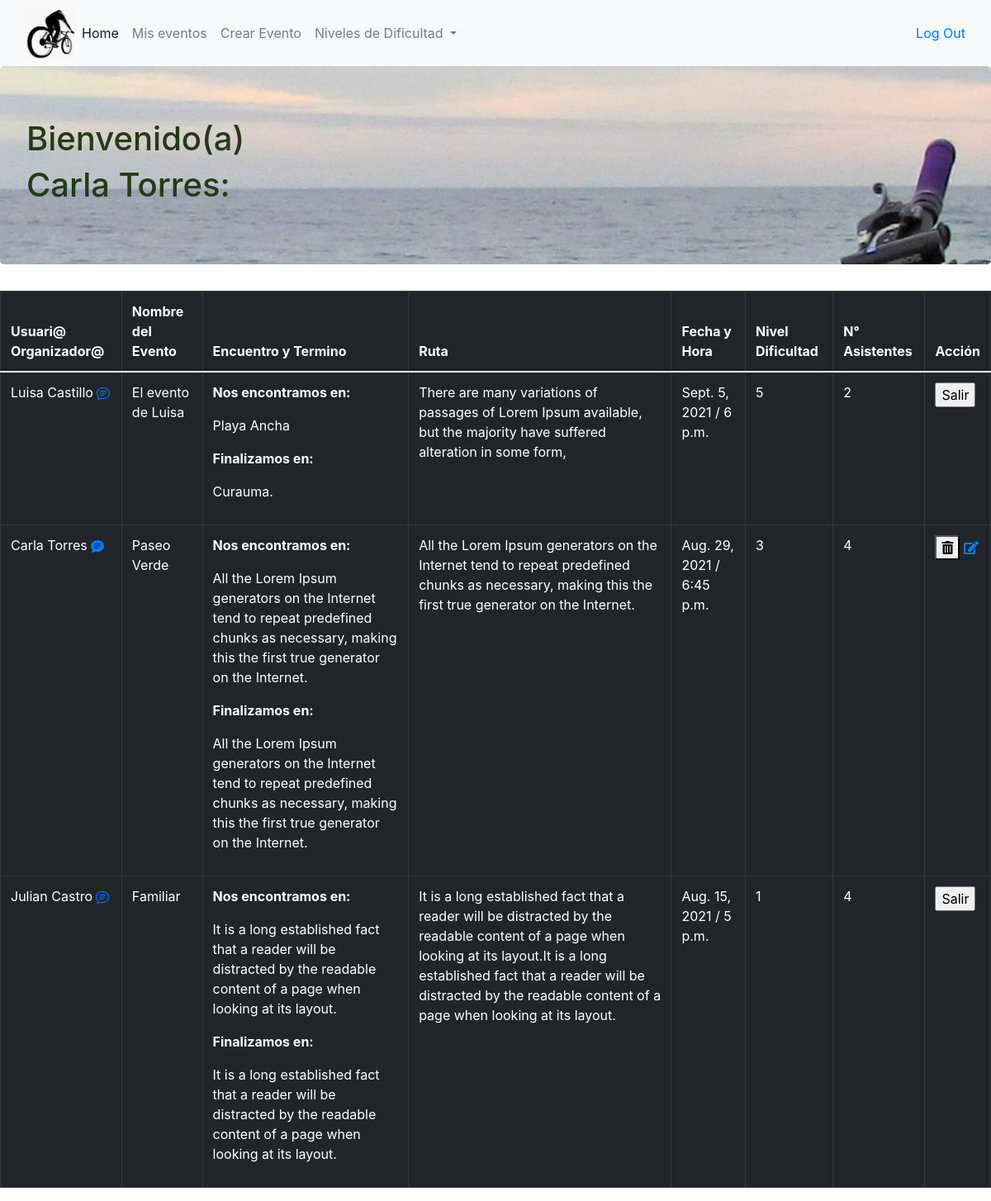
The page / (signed in) on the database its author committed.
### bici_app/models.py (models this page shows, shortened)
class Evento(models.Model):
    nombre=models.CharField(max_length=45, null=True)
    creador=models.ForeignKey(User, related_name="user_creador", on_delete=CASCADE)
    encuentro=models.TextField(null=True)
    termino=models.TextField(null=True)
    ruta=models.TextField(null=True)
    fecha=models.DateField(null=True, blank=True)
    hora=models.TimeField(null=True, blank=True)
    dificultad=models.IntegerField(null=True)
    users_add_evento=models.ManyToManyField(User, related_name="user_eventos")
    objects = EventoManager()

class User(models.Model):
    first_name= models.CharField(max_length=45)
    last_name = models.CharField(max_length=45)
    email = models.EmailField(max_length=45)
    password = models.CharField(max_length=60)
    created_at = models.DateTimeField(auto_now_add=True)
    updated_at = models.DateTimeField(auto_now_add=True)
    objects = UserManager()

### bici_app/views.py (the view, shortened to what this page needs)
# urls.py: path('', views.cicletealo),
def cicletealo(request):
    if 'id' in request.session:
        user=User.objects.get(id=request.session['id'])
        eventos=Evento.objects.order_by('-id')
        if user:
            context={
                'user': f'{user.first_name} {user.last_name}',
                'eventos': eventos,
                'users':user
            }
        return render(request, 'cicletealo.html', context)
    else:
        eventos=Evento.objects.all()
        context={
            'eventos': eventos,
        }
        return render(request, "cicletealo.html", context)

### bici_app/templates/cicletealo.html (shortened to what this page needs)
{% extends "base.html" %}
{% load static %}
{% block style%} <link rel="stylesheet" href="{% static 'css/cicletealo.css'%}">{% endblock %}
{% block content %}
     <div class="jumbotron"  style="background: url(static/img/foto_portada4.jpg)   no-repeat center center fixed; -webkit-background-size: cover; -moz-background-size: cover; -o-background-size: cover; background-size: cover;">
        <h1>Bienvenido(a)</h1>
        {% if users %}
        <h1>{{user}}:</h1>
        {% endif %}
      </div>
          <table class="table table-bordered table-dark">
            <thead>
              <tr>
                <th scope="col">Usuari@ Organizador@</th>
                <th scope="col">Nombre del Evento</th>
                <th scope="col">Encuentro y Termino</th>
                <th scope="col">Ruta</th>
                <th scope="col">Fecha y Hora</th>
                <th scope="col">Nivel Dificultad</th>
                <th scope="col">N° Asistentes</th>
                <th scope="col">Acción</th>
              </tr>
            </thead>
            <tbody>
            {% for evento in eventos %}
              <tr>
                <td>{{evento.creador.first_name}} {{evento.creador.last_name}}
                  {% if request.session.id == evento.creador.id %}
                  <a href="/mensajes/{{evento.id}}"></a>
                  {% endif%}{% if evento in users.user_eventos.all %}   <a href="/mensajes/{{evento.id}}"></a></th>{% endif%}</th></td>
                <td>{{evento.nombre}}</td>
                <td><p class="fw-bolder">Nos encontramos en:</p>
                    <p>{{evento.encuentro}}</p>
                    <p class="fw-bolder" >Finalizamos en:</p>
                    <p>{{evento.termino}}</p>
                </td>
                <td>{{evento.ruta}}</td>
                <td>{{evento.fecha}} / {{evento.hora}}</td>
                <td>{{evento.dificultad}}</td>
                <td>{{evento.users_add_evento.all | length}}</td>
                {% if request.session.id == evento.creador.id %}
                <form action="/delete" method="POST">
                  <td><button><i class="fas fa-trash-alt"></i></button> <a href="/editar/{{evento.id}}"><i class="fas fa-edit"></i></a></td>
                </form>
                {% else %}
                {% if users %}
                {% if evento not in users.user_eventos.all %}
                <form action="/add_evento" method="POST">
                  {% csrf_token %}
                  <input type="hidden" name="evento_id" value="{{evento.id}}">
                  <td><input type="submit" name="" value="Unirme"></td>
                </form>
                {% else %}
                <form action="/remover_evento" method="POST">
                  <td><input type="submit" name="" value="Salir"></td>
                </form>
                {% endif %}
                {% endif %}
                {% endif %}
              </tr>
            {% endfor %}
            </tbody>
          </table>
{%endblock%}

### bici_app/static/css/cicletealo.css (style rules this page uses)
h1 { color: rgb(36, 58, 23); }

### rows shown on the page
Evento: creador.first_name "Luisa", creador.last_name "Castillo", nombre "El evento de Luisa", encuentro "Playa Ancha", termino "Curauma.", ruta "There are many variations of passages of Lorem Ipsum available, but the majority have suffered alteration in some form,", fecha "Sept. 5, 2021", hora "6 p.m.", dificultad "5", users_add_evento.all|length "2"
Evento: creador.first_name "Carla", creador.last_name "Torres", nombre "Paseo Verde", encuentro "All the Lorem Ipsum generators on the Internet tend to repeat predefined chunks as necessary, making this the first true generator on the Internet.", termino "All the Lorem Ipsum generators on the Internet tend to repeat predefined chunks as necessary, making this the first true generator on the Internet.", ruta "All the Lorem Ipsum generators on the Internet tend to repeat predefined chunks as necessary, making this the first true generator on the Internet.", fecha "Aug. 29, 2021", hora "6:45 p.m.", dificultad "3", users_add_evento.all|length "4"
Evento: creador.first_name "Julian", creador.last_name "Castro", nombre "Familiar", encuentro "It is a long established fact that a reader will be distracted by the readable content of a page when looking at its layout.", termino "It is a long established fact that a reader will be distracted by the readable content of a page when looking at its layout.", ruta "It is a long established fact that a reader will be distracted by the readable content of a page when looking at its layout.It is a long established fact that a reader will be distracted by the readable content of a page when looking at its layout.", fecha "Aug. 15, 2021", hora "5 p.m.", dificultad "1", users_add_evento.all|length "4"

### other values the page prints
{{ user }} "Carla Torres"
